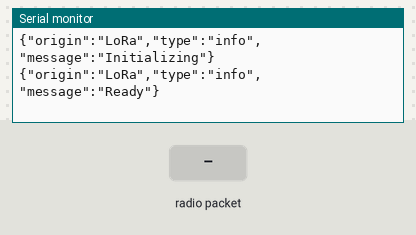
This sketch was run on a simulated ESP32. Shown: the last lines printed to the serial monitor. Inputs (shaded band) come from the test bench. No radio packets arrive unless stated.

Above: at 1.2 s.
1.3 s: radio packet "1" arrives
At 3.5 s:
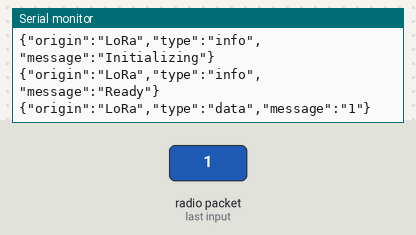
3.8 s: radio packet "0" arrives
At 5.2 s:
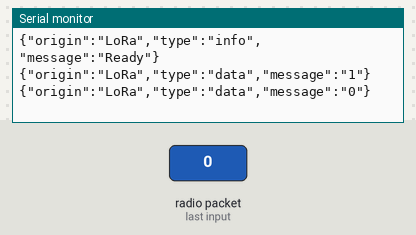
5.3 s: radio packet "2" arrives
At 7.8 s:
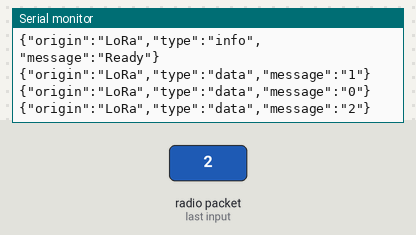

The sketch:

receiver.ino
```cpp
// LoRa include
#include <SPI.h>
#include <LoRa.h>

// LoRa pins
#define LORA_MISO 19
#define LORA_CS 18
#define LORA_MOSI 27
#define LORA_SCK 5
#define LORA_RST 14
#define LORA_IRQ 26

#define LORA_BAND 433E6  // LoRa Band 433MHz for Europe


void setupLoRa() {
  jsonMessage("LoRa", "info", "Initializing");
  SPI.begin(LORA_SCK, LORA_MISO, LORA_MOSI, LORA_CS);
  LoRa.setPins(LORA_CS, LORA_RST, LORA_IRQ);

  // Start LoRa
  if (LoRa.begin(LORA_BAND) != 1) {
    jsonMessage("LoRa", "error", "Setup failed");
    for (;;);
  }else{
    jsonMessage("LoRa", "info", "Ready");
  }
}

void setup() {
  Serial.begin(115200);

  setupLoRa();
}


void loop() {
  if (LoRa.parsePacket()) {
    while (LoRa.available()) {
      jsonMessage("LoRa", "data", LoRa.readString());
    }
  }
}


void jsonMessage(String origin, String type, String message) {
  String jsonFormattedMessage = "{\"origin\":\""+origin+"\",\"type\":\""+type+"\",\"message\":\""+ message + "\"}";
  Serial.println(jsonFormattedMessage);
}
```

Measured:
- after the input at 1.3 s, the serial monitor: prints a new line after 1.0 s (image 1)
- after the input at 3.8 s, the serial monitor: prints a new line after 1.0 s (image 2)
- after the input at 5.3 s, the serial monitor: prints a new line after 1.0 s (image 3)
